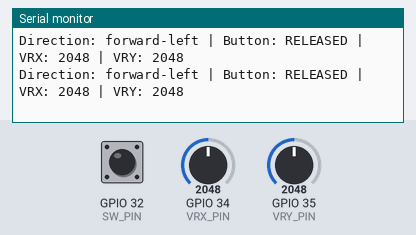
A sketch run on a simulated ESP32. Parts: the last lines printed to the serial monitor. The inputs (shaded band) are chosen by the test bench; at power-on: GPIO 34 (VRX_PIN) = 2048, GPIO 35 (VRY_PIN) = 2048, GPIO 32 (SW_PIN) HIGH.

Above: at 1.7 s.
1.8 s: GPIO 34 (VRX_PIN) set to 2297
At 1.89 s:
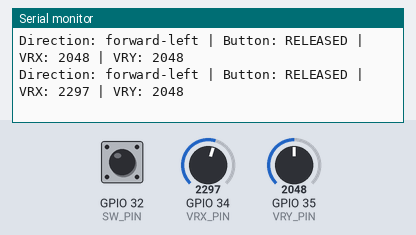
3.3 s: GPIO 34 (VRX_PIN) set to 2403
At 3.46 s:
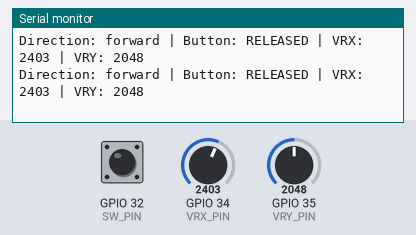
5.2 s: GPIO 35 (VRY_PIN) set to 2273
At 5.27 s:
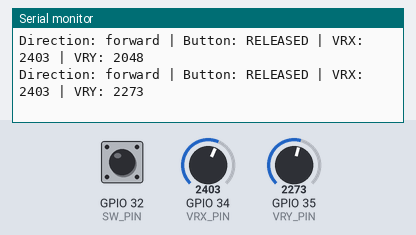
6.7 s: GPIO 35 (VRY_PIN) set to 2396
At 6.78 s:
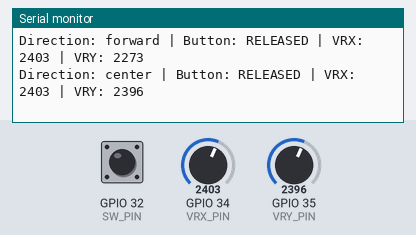

Measured:
- the behaviour switches between 2369 and 2370 on GPIO 34 (VRX_PIN) (found by bisection; images 1 and 2)
- the behaviour switches between 2329 and 2330 on GPIO 35 (VRY_PIN) (found by bisection; images 3 and 4)
- after the input at 1.8 s, the serial monitor: prints a new line after 0.09 s (image 1)
- after the input at 3.3 s, the serial monitor: prints a new line after 0.05 s (image 2)
- after the input at 5.2 s, the serial monitor: prints a new line after 0.06 s (image 3)
- after the input at 6.7 s, the serial monitor: prints a new line after 0.07 s (image 4)

The sketch:

ESP32_Joystick_Directions.ino
```cpp
#define VRX_PIN 34  // X-axis (ADC1_6)
#define VRY_PIN 35  // Y-axis (ADC1_7)
#define SW_PIN  32  // Joystick button (digital)

#define X_CENTER 2770
#define Y_CENTER 2730
#define THRESHOLD 400  // Define a range to consider movement (adjustable)

// Direction states
#define DIR_CENTER  0
#define DIR_RIGHT   1
#define DIR_LEFT    2
#define DIR_FORWARD 4
#define DIR_BACK    8

void setup() {
    Serial.begin(9600);
    pinMode(SW_PIN, INPUT_PULLUP); // Use pull-up to detect button press

    // Give some time for the serial connection to establish
    delay(500);
    Serial.println("Joystick control initialized");
}

void loop() {
    // Read joystick values
    int xValue = analogRead(VRX_PIN); // Read X-axis
    int yValue = analogRead(VRY_PIN); // Read Y-axis
    int buttonState = digitalRead(SW_PIN); // Read button (LOW when pressed)

    // Calculate X and Y offsets from center
    int xOffset = xValue - X_CENTER;
    int yOffset = yValue - Y_CENTER;

    // Determine direction flags for X and Y axes
    int directionState = DIR_CENTER;

    // Check X-axis (left/right)
    if (xOffset < -THRESHOLD) {
        directionState |= DIR_LEFT;
    } else if (xOffset > THRESHOLD) {
        directionState |= DIR_RIGHT;
    }

    // Check Y-axis (forward/backward)
    if (yOffset < -THRESHOLD) {
        directionState |= DIR_FORWARD;
    } else if (yOffset > THRESHOLD) {
        directionState |= DIR_BACK;
    }

    // Map the direction state to a readable string
    String direction = getDirectionString(directionState);

    // Print direction, button state, and raw joystick values
    Serial.print("Direction: ");
    Serial.print(direction);
    Serial.print(" | Button: ");
    Serial.print(buttonState == LOW ? "PRESSED" : "RELEASED");
    Serial.print(" | VRX: ");
    Serial.print(xValue);
    Serial.print(" | VRY: ");
    Serial.println(yValue);

    delay(100); // Small delay to prevent flooding the serial port
}

String getDirectionString(int dirState) {
    // Convert the direction state to a readable string
    if (dirState == DIR_CENTER) {
        return "center";
    }

    String result = "";

    // Check for forward/backward component
    if (dirState & DIR_FORWARD) {
        result += "forward";
    } else if (dirState & DIR_BACK) {
        result += "backward";
    }

    // Add hyphen if we have both components
    if ((dirState & (DIR_FORWARD | DIR_BACK)) && (dirState & (DIR_LEFT | DIR_RIGHT))) {
        result += "-";
    }

    // Check for left/right component
    if (dirState & DIR_LEFT) {
        result += "left";
    } else if (dirState & DIR_RIGHT) {
        result += "right";
    }

    return result;
}
```
